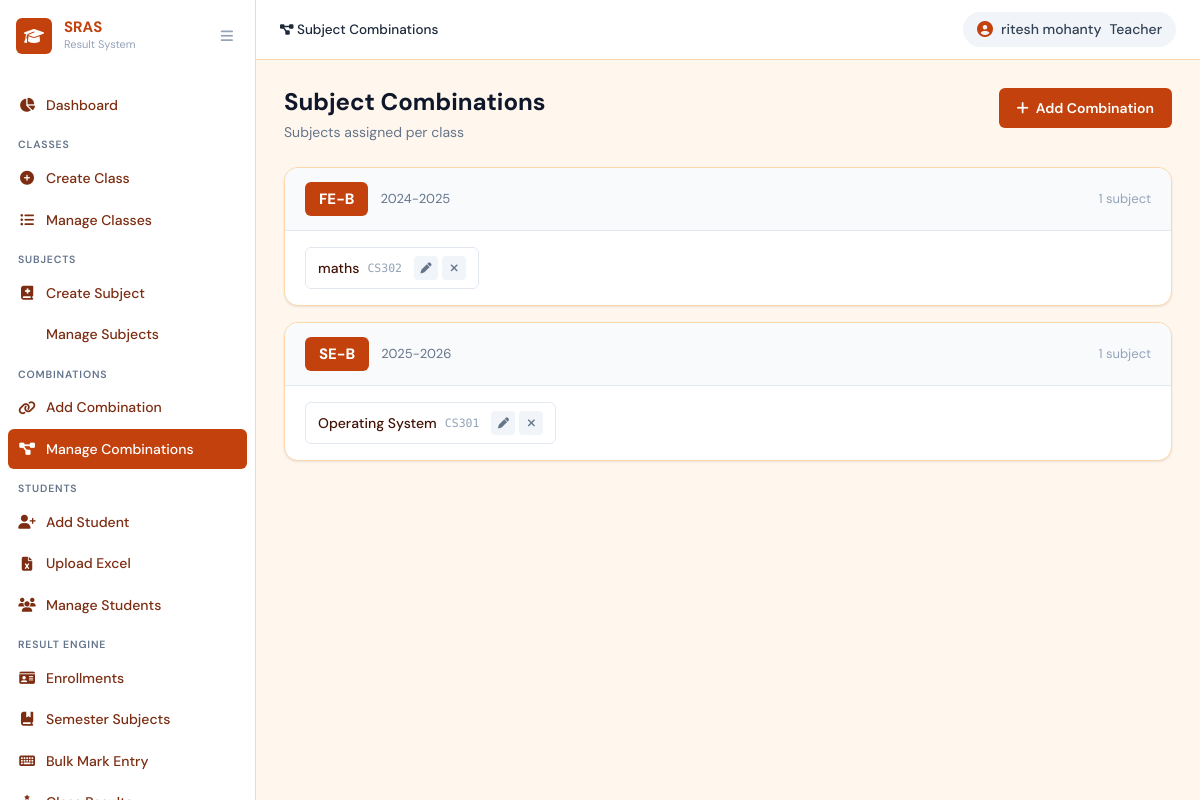
The page /combinations/ (signed in) on the database its author committed.
### core/models.py (models this page shows, shortened)
class Teacher(models.Model):
    name = models.CharField(max_length=150, verbose_name="Full Name")
    email = models.EmailField(unique=True, verbose_name="Email")
    password = models.CharField(max_length=255, verbose_name="Password (hashed)")
    is_active = models.BooleanField(default=True)
    created_at = models.DateTimeField(auto_now_add=True)
    updated_at = models.DateTimeField(auto_now=True)
    class Meta:
        verbose_name = "Teacher"
        verbose_name_plural = "Teachers"
        ordering = ["name"]

class StudentClass(models.Model):
    CLASS_YEAR_CHOICES = [
        ('FE', 'First Year (FE)'), ('SE', 'Second Year (SE)'),
        ('TE', 'Third Year (TE)'), ('BE', 'Fourth Year (BE)'),
    ]
    class_year    = models.CharField(max_length=2, choices=CLASS_YEAR_CHOICES, verbose_name='Class Year')
    section       = models.CharField(max_length=5, verbose_name='Section', help_text='e.g. A, B, C')
    academic_year = models.CharField(max_length=10, verbose_name='Academic Year', help_text='e.g. 2024-25')
    created_at    = models.DateTimeField(auto_now_add=True)
    updated_at    = models.DateTimeField(auto_now=True)
    class Meta:
        unique_together = ('class_year', 'section', 'academic_year')
        ordering = ['class_year', 'section', 'academic_year']
        verbose_name = 'Student Class'
        verbose_name_plural = 'Student Classes'
    @property
    def display_name(self):
        return f"{self.class_year}-{self.section}"

class SubjectCombination(models.Model):
    student_class = models.ForeignKey(StudentClass, on_delete=models.CASCADE,
                                       related_name='subject_combinations')
    subject       = models.ForeignKey(Subject, on_delete=models.CASCADE,
                                       related_name='subject_combinations')
    created_at    = models.DateTimeField(auto_now_add=True)
    class Meta:
        unique_together = ('student_class', 'subject')
        ordering = ['student_class', 'subject__name']
        verbose_name = 'Subject Combination'
        verbose_name_plural = 'Subject Combinations'

class Subject(models.Model):
    name        = models.CharField(max_length=100, unique=True, verbose_name='Subject Name')
    code        = models.CharField(max_length=20, blank=True, verbose_name='Subject Code')
    description = models.TextField(blank=True, verbose_name='Description')
    created_at  = models.DateTimeField(auto_now_add=True)
    updated_at  = models.DateTimeField(auto_now=True)
    class Meta:
        ordering = ['name']
        verbose_name = 'Subject'
        verbose_name_plural = 'Subjects'
    @property
    def display_name(self):
        return self.name

### core/views.py (the view)
    def wrapper(request, *args, **kwargs):
        if not _get_current_teacher(request):
            messages.error(request, 'You must be logged in as a teacher.')
            return redirect('login')
        return view_func(request, *args, **kwargs)

### core/views.py (called while the page is built)
def _get_current_teacher(request):
    if request.session.get('user_type') != 'teacher':
        return None
    return Teacher.objects.filter(pk=request.session.get('user_id'), is_active=True).first()

def teacher_required(view_func):
    def wrapper(request, *args, **kwargs):
        if not _get_current_teacher(request):
            messages.error(request, 'You must be logged in as a teacher.')
            return redirect('login')
        return view_func(request, *args, **kwargs)
    wrapper.__name__ = view_func.__name__
    return wrapper

@teacher_required
def combination_list(request):
    combinations = SubjectCombination.objects.select_related(
        'student_class', 'subject'
    ).order_by('student_class__class_year', 'student_class__section', 'subject__name')
    grouped = {}
    for combo in combinations:
        grouped.setdefault(combo.student_class, []).append(combo)
    return render(request, 'core/combination_list.html', {'grouped': grouped})

### core/templates/core/combination_list.html (shortened to what this page needs)
{% extends 'core/base.html' %}
{% block breadcrumb %}
<span class="breadcrumb-item active"><i class="fas fa-project-diagram"></i> Subject Combinations</span>
{% endblock %}
{% block content %}
<div class="page-header">
  <div>
    <h1 class="page-title">Subject Combinations</h1>
    <p class="page-subtitle">Subjects assigned per class</p>
  </div>
  <a href="{% url 'combination_create' %}" class="btn btn-primary"><i class="fas fa-plus"></i> Add Combination</a>
</div>
{% if grouped %}
  {% for cls, combos in grouped.items %}
  <div class="section-card combo-group">
    <div class="combo-group-header">
      <div class="combo-class-badge">{{ cls.display_name }}</div>
      <span class="combo-class-year">{{ cls.academic_year }}</span>
      <span class="combo-count">{{ combos|length }} subject{{ combos|length|pluralize }}</span>
    </div>
    <div class="combo-subjects">
      {% for combo in combos %}
      <div class="combo-subject-tag">
        <span>{{ combo.subject.display_name }}</span>
        {% if combo.subject.code %}<small>{{ combo.subject.code }}</small>{% endif %}
        <div class="combo-tag-actions">
          <a href="{% url 'combination_edit' combo.pk %}" class="combo-action-btn" title="Edit"><i class="fas fa-pen"></i></a>
          <a href="{% url 'combination_delete' combo.pk %}" class="combo-action-btn combo-del-btn" title="Remove"><i class="fas fa-xmark"></i></a>
        </div>
      </div>
      {% endfor %}
    </div>
  </div>
  {% endfor %}
{% endif %}
{% endblock %}

### core/templates/core/base.html (shortened to what this page needs)
<!DOCTYPE html>
<html lang="en">
<head>
  <link rel="stylesheet" href="https://cdnjs.cloudflare.com/ajax/libs/font-awesome/6.5.0/css/all.min.css" />
  <link rel="stylesheet" href="/static/css/main.css" />
</head>
<body class="app-layout">
  <aside class="sidebar" id="sidebar">
    <div class="sidebar-header">
      <div class="sidebar-logo">
        <span class="logo-icon"><i class="fas fa-graduation-cap"></i></span>
        <div class="logo-text">
          <span class="logo-title">SRAS</span>
          <span class="logo-sub">Result System</span>
        </div>
      </div>
      <button class="sidebar-toggle" id="sidebarToggle"><i class="fas fa-bars"></i></button>
    </div>
    <nav class="sidebar-nav">
      <div class="nav-section">
        <a href="{% url 'dashboard' %}"
          class="nav-item {% if request.resolver_match.url_name == 'dashboard' %}active{% endif %}">
          <i class="fas fa-chart-pie"></i><span>Dashboard</span>
        </a>
      </div>
      <div class="nav-section">
        <div class="nav-label">Classes</div>
        <a href="{% url 'class_create' %}"
          class="nav-item {% if request.resolver_match.url_name == 'class_create' %}active{% endif %}">
          <i class="fas fa-plus-circle"></i><span>Create Class</span>
        </a>
        <a href="{% url 'class_list' %}"
          class="nav-item {% if request.resolver_match.url_name == 'class_list' %}active{% endif %}">
          <i class="fas fa-list-ul"></i><span>Manage Classes</span>
        </a>
      </div>
      <div class="nav-section">
        <div class="nav-label">Subjects</div>
        <a href="{% url 'subject_create' %}"
          class="nav-item {% if request.resolver_match.url_name == 'subject_create' %}active{% endif %}">
          <i class="fas fa-book-medical"></i><span>Create Subject</span>
        </a>
        <a href="{% url 'subject_list' %}"
          class="nav-item {% if request.resolver_match.url_name == 'subject_list' %}active{% endif %}">
          <span>Manage Subjects</span>
        </a>
      </div>
      <div class="nav-section">
        <div class="nav-label">Combinations</div>
        <a href="{% url 'combination_create' %}"
          class="nav-item {% if request.resolver_match.url_name == 'combination_create' %}active{% endif %}">
          <i class="fas fa-link"></i><span>Add Combination</span>
        </a>
        <a href="{% url 'combination_list' %}"
          class="nav-item {% if request.resolver_match.url_name == 'combination_list' %}active{% endif %}">
          <i class="fas fa-project-diagram"></i><span>Manage Combinations</span>
        </a>
      </div>
      <div class="nav-section">
        <div class="nav-label">Students</div>
        <a href="{% url 'student_create' %}"
          class="nav-item {% if request.resolver_match.url_name == 'student_create' %}active{% endif %}">
          <i class="fas fa-user-plus"></i><span>Add Student</span>
        </a>
        <a href="{% url 'student_upload' %}"
          class="nav-item {% if request.resolver_match.url_name == 'student_upload' %}active{% endif %}">
          <i class="fas fa-file-excel"></i><span>Upload Excel</span>
        </a>
        <a href="{% url 'student_list' %}"
          class="nav-item {% if request.resolver_match.url_name == 'student_list' %}active{% endif %}">
          <i class="fas fa-users"></i><span>Manage Students</span>
        </a>
      </div>
      <div class="nav-section">
        <div class="nav-label">Result Engine</div>
        <a href="{% url 're_enrollment_list' %}"
          class="nav-item {% if 're_enrollment' in request.resolver_match.url_name|default:'' %}active{% endif %}">
          <i class="fas fa-id-card"></i><span>Enrollments</span>
        </a>
        <a href="{% url 're_semester_subject_list' %}"
          class="nav-item {% if 're_semester_subject' in request.resolver_match.url_name|default:'' %}active{% endif %}">
          <i class="fas fa-book-bookmark"></i><span>Semester Subjects</span>
        </a>
        <a href="{% url 're_bulk_entry' %}"
          class="nav-item {% if request.resolver_match.url_name == 're_bulk_entry' %}active{% endif %}">
          <i class="fas fa-keyboard"></i><span>Bulk Mark Entry</span>
        </a>
        <a href="{% url 're_result_list' %}"
          class="nav-item {% if request.resolver_match.url_name == 're_result_list' %}active{% endif %}">
          <i class="fas fa-ranking-star"></i><span>Class Results</span>
        </a>
      </div>
    </nav>
  </aside>
  <main class="main-content" id="mainContent">
    <header class="topbar">
      <div class="topbar-left">
        <nav class="breadcrumb-nav">
          {% block breadcrumb %}{% endblock %}
        </nav>
      </div>
      <div class="topbar-right">
        <span class="topbar-user">
          <i class="fas fa-circle-user"></i>
          {{ request.session.user_name|default:"Teacher" }}
          <span class="role-chip">Teacher</span>
        </span>
      </div>
    </header>
    <div class="page-content">
      {% block content %}{% endblock %}
    </div>
  </main>
</body>
</html>

### rows shown on the page
Teacher: session.user_name "ritesh mohanty"
StudentClass: display_name "FE-B", academic_year "2024-2025", combos "1"
SubjectCombination: subject.display_name "maths", subject.code "CS302"
StudentClass: display_name "SE-B", academic_year "2025-2026", combos "1"
SubjectCombination: subject.display_name "Operating System", subject.code "CS301"
